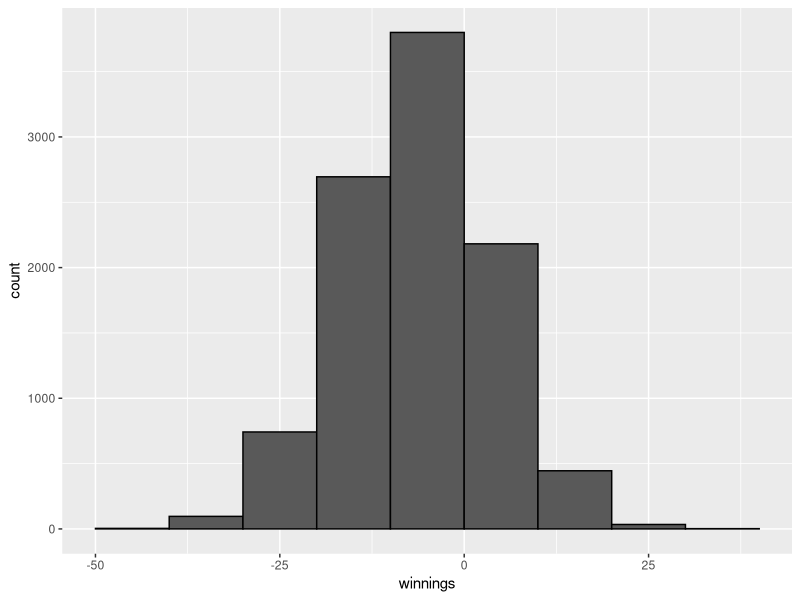
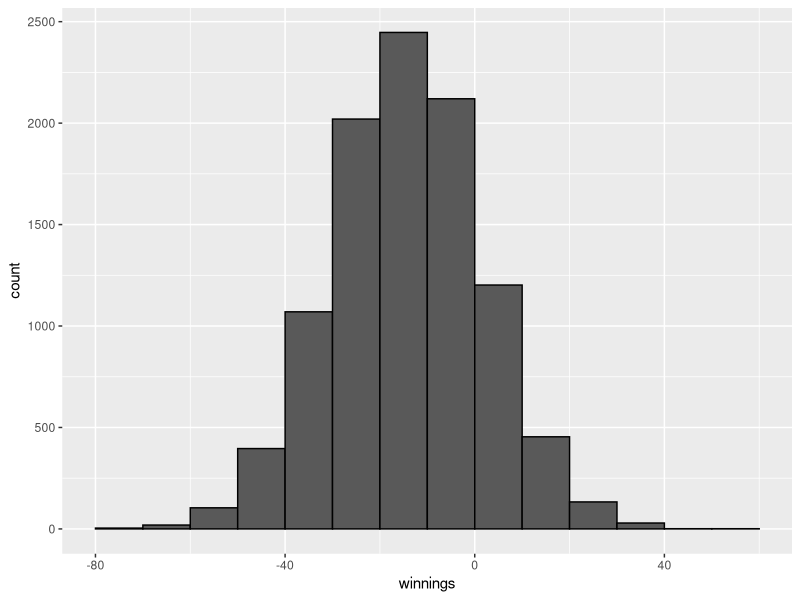
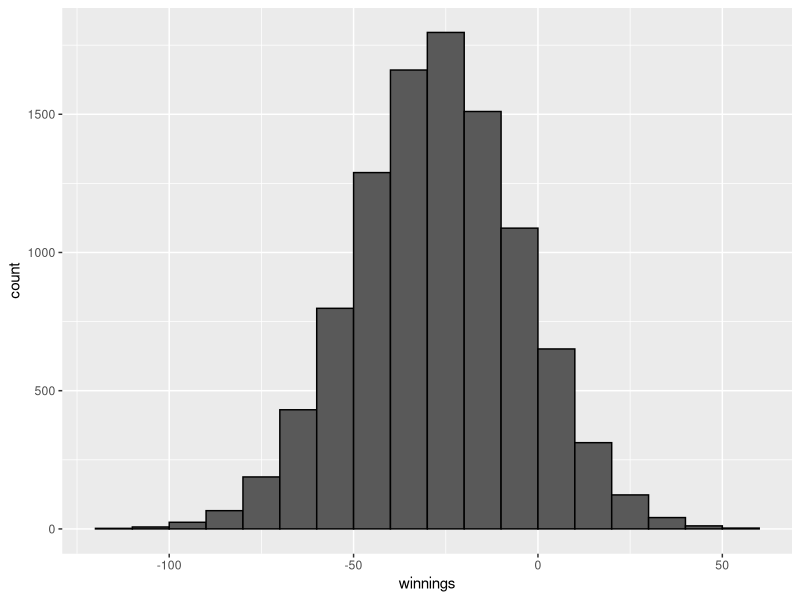
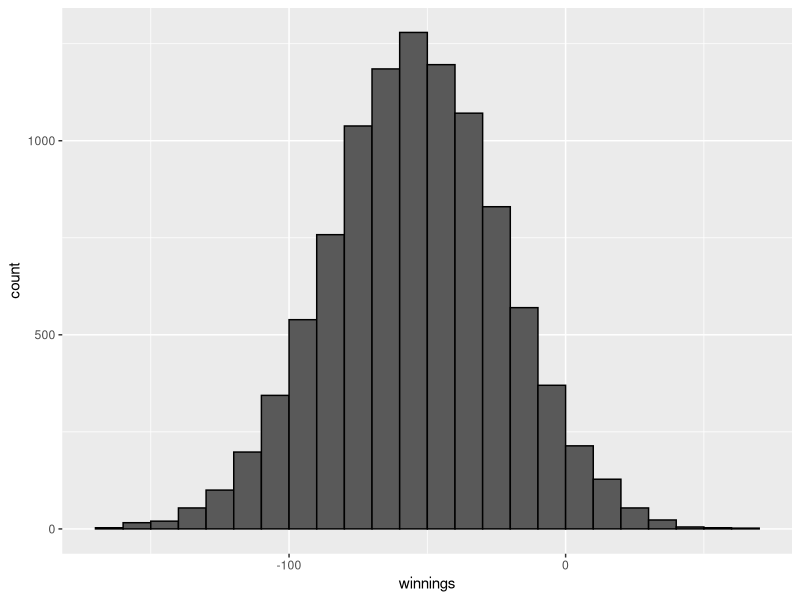
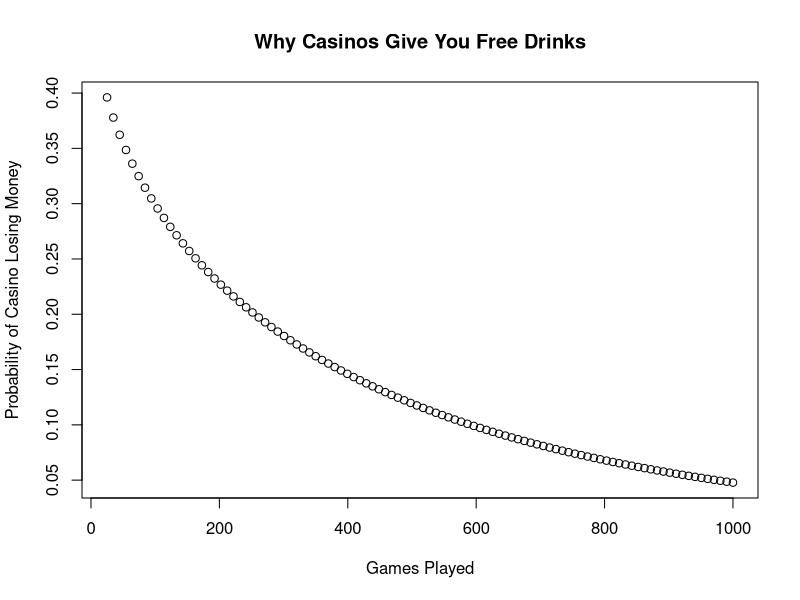

The R source for these figures, in order:
## ---- chunk 1
roulette <- function(n) {
    x <- sample(c(-1, 1), n, replace = TRUE, prob = c(10/19, 9/19))
    sum(x)
}
## ---- chunk 2
library(tidyverse)
B <- 10000
ns <- c(100, 250, 500, 1000)
for(n in ns) {
    winnings <- replicate(B, roulette(n))
    p <- data.frame(winnings = winnings) %>% 
        ggplot(aes(x = winnings)) + 
        geom_histogram(binwidth = 10, boundary = 0, color = "black") 
    ggtitle(n)  
    print(p) 
}
## ---- chunk 3
1 - pnorm(sqrt(100) * (1/19) / 0.998614)
## ---- chunk 4
B <- 10^5
winnings <- replicate(B, roulette(100))
mean(winnings > 0)                   
## ---- chunk 5
n <-seq(25, 1000, len = 100)
prob_of_casino_losing <- 1 - pnorm(sqrt(n) * (1/19) / 0.998614)
plot(n, prob_of_casino_losing,
     xlab = "Games Played", 
     ylab = "Probability of Casino Losing Money", 
     main = "Why Casinos Give You Free Drinks")
## ---- chunk 6
series_outcome <- function(n) {
    x <- sample(c(0, 1), n, replace = TRUE)
    sum(x) >= (n + 1) / 2
}
## ---- chunk 7
results <- replicate(10000, series_outcome(n = 5))
mean(results)
## ---- chunk 8
series_outcome <- function(n, p) {
    x <- sample(c(0,1), n, replace = TRUE, prob = c(1 - p, p))
    sum(x) >= (n + 1) / 2
}
## ---- chunk 9
results <- replicate(10000, series_outcome(n = 5, p = 0.4))
mean(results)
## ---- chunk 10
results <- replicate(10000, series_outcome(n = 7, p = 0.4))
mean(results)

results <- replicate(10000, series_outcome(n = 3, p = 0.4))
mean(results)
## ---- chunk 11
after_one_loss <- function(n) {
    x <- sample(c(0, 1), n - 1, replace = TRUE)
    sum(x) >= (n + 1) / 2
}
results <- replicate(10000, after_one_loss(n = 5))
mean(results)

results <- replicate(10000, after_one_loss(n = 7))
mean(results)
